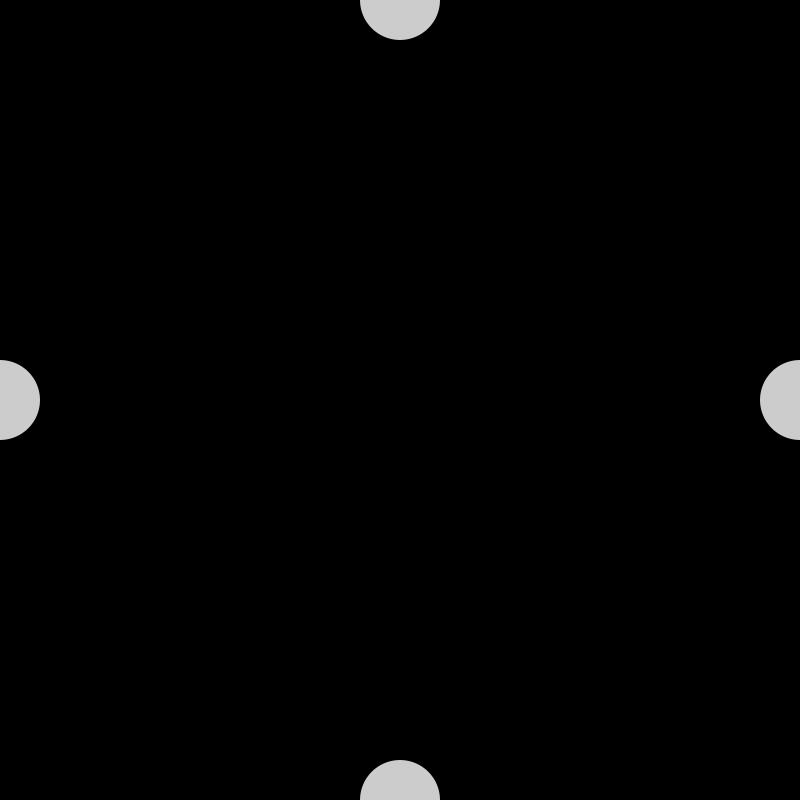
Frame 1 (no input)
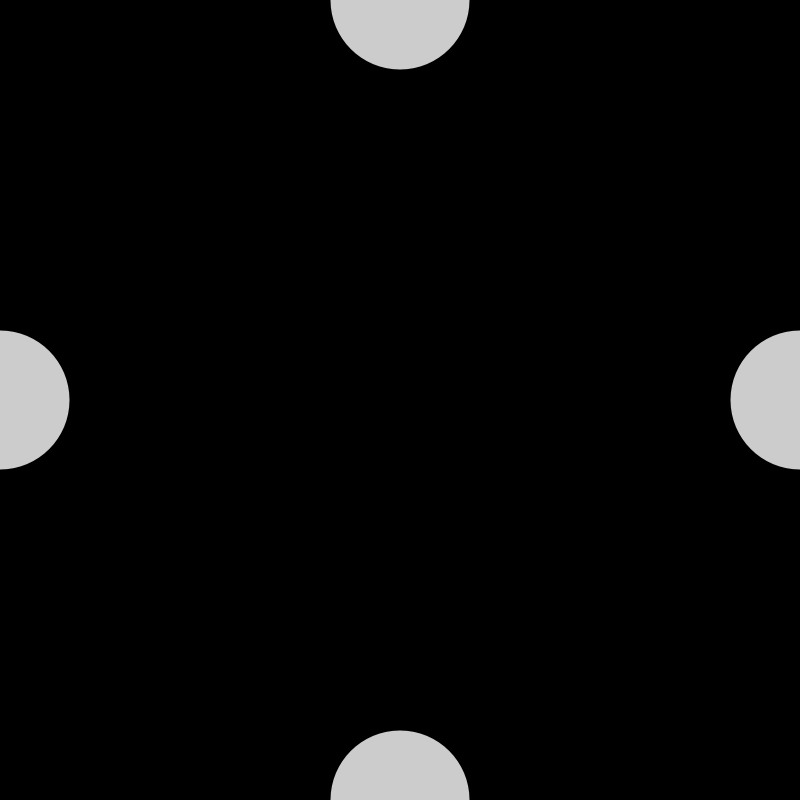
Frame 60 (the mouse pressed at the canvas centre just before this capture)
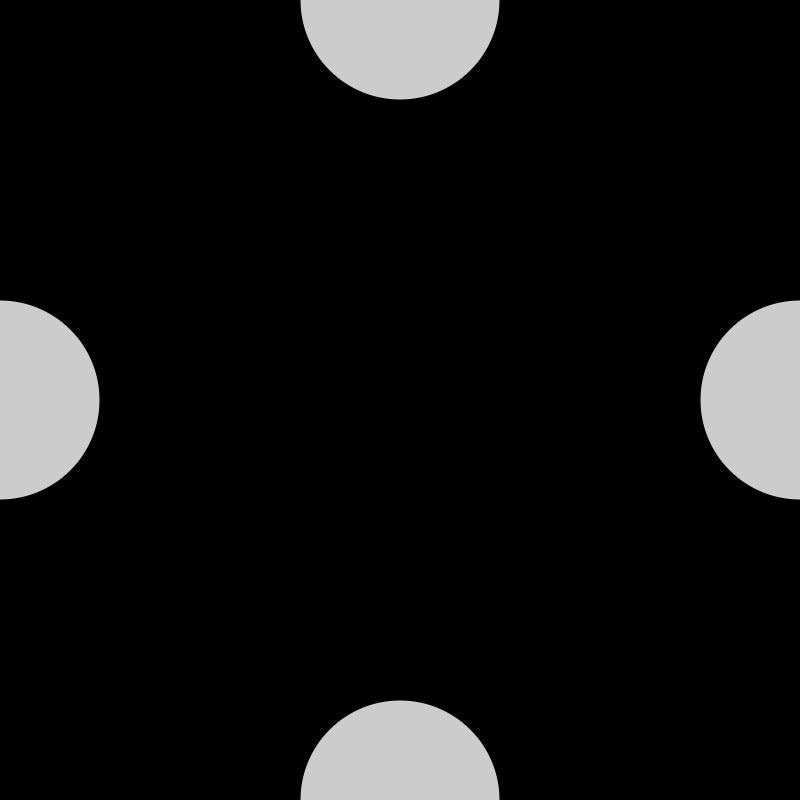
Frame 120 (the mouse held since frame 60 and released just before this capture)

The Processing sketch that drew these frames (run headless with seeded random() and noise(); from frame 60 on, the mouse is pressed at the canvas centre):

// Processing sketch: code_07_33
// ── code_07_33.pde
float d = 80.0;
float speed = 1.0;
int direction = 1;

void setup(){
  size(800, 800);
  noStroke();
  fill(255, 204);
}

void draw(){
  background(0);
  ellipse(0, height/2, d, d);
  ellipse(width, height/2, d, d);
  ellipse(width/2, 0, d, d);
  ellipse(width/2, height, d, d);
  
  d += speed * direction;
  if((d > width) || (d < width/50)){
    direction = -direction;
  }
}
